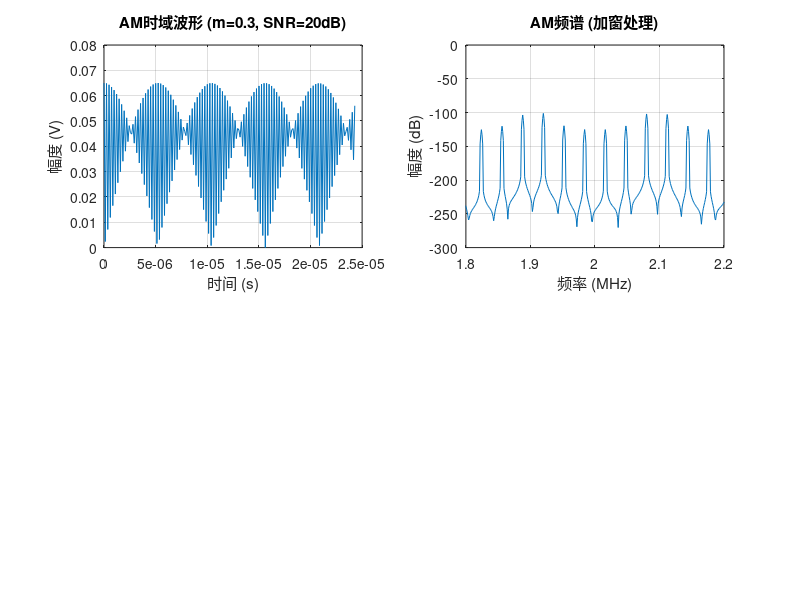

This figure's MATLAB source:
% CW/AM/FM信号分析（固定FFT为4096点，添加白噪声）

% 参数设置
fs = 2 * 4096000;          % 采样频率 (8.192MHz)
T = 1e-3;                % 信号持续时间 (1ms)
t = 0:1/fs:T-1/fs;       % 时间向量
N_fft = 2 * 4096;          % 固定FFT点数

fc = 2e6;                % 载波频率 (2MHz)
F = 1e3;                 % 调制信号频率 (1kHz)
Vpp = 100e-3;            % 峰峰值电压 (100mV)
Ac = Vpp/2;              % 载波幅度 (50mV)

% 噪声参数
SNR_dB = 20;             % 信噪比(dB)
noise_power = Ac^2 / (10^(SNR_dB/10)); % 噪声功率

%% 信号生成（添加高斯白噪声）
% 生成噪声
%noise = sqrt(noise_power) * randn(size(t));
noise = 0;

% AM信号（调制深度m=0.3）
m = 0.3;
am_signal = abs(Ac*(1 + m*cos(2*pi*F*t)) .* cos(2*pi*fc*t) + noise);
%am_signal = Ac*(1 + m*cos(2*pi*F*t)) .* cos(2*pi*fc*t) + noise;


%% 频谱分析函数（含加窗处理）
function [f, fft_result] = analyze_spectrum(signal, fs, N_fft)
    % 汉宁窗减少频谱泄漏
    window = hann(length(signal))';
    signal_windowed = signal .* window;
    
    % 补零至N_fft长度
    if length(signal) < N_fft
        signal_padded = [signal_windowed, zeros(1, N_fft-length(signal))];
    else
        signal_padded = signal_windowed(1:N_fft);
    end
    
    f = (-N_fft/2:N_fft/2-1)*fs/N_fft;
    fft_result = abs(fftshift(fft(signal_padded)/N_fft));
end

% 分析频谱
[f_am, fft_am] = analyze_spectrum(am_signal, fs, N_fft);

%% 绘图对比
figure;


% AM信号
subplot(2,2,1);
plot(t(1:200), am_signal(1:200));
title(['AM时域波形 (m=0.3, SNR=',num2str(SNR_dB),'dB)']);
xlabel('时间 (s)'); ylabel('幅度 (V)');
grid on;

subplot(2,2,2);
plot(f_am/1e6, 20*log10(fft_am));
title('AM频谱 (加窗处理)');
xlabel('频率 (MHz)'); ylabel('幅度 (dB)');
xlim([1.8, 2.2]); grid on;



%AM调制系数可以通过两倍边频分量幅度和➗载波幅度；在频谱分析中输出。
2*(10^(-54/20)/10^(-38/20))